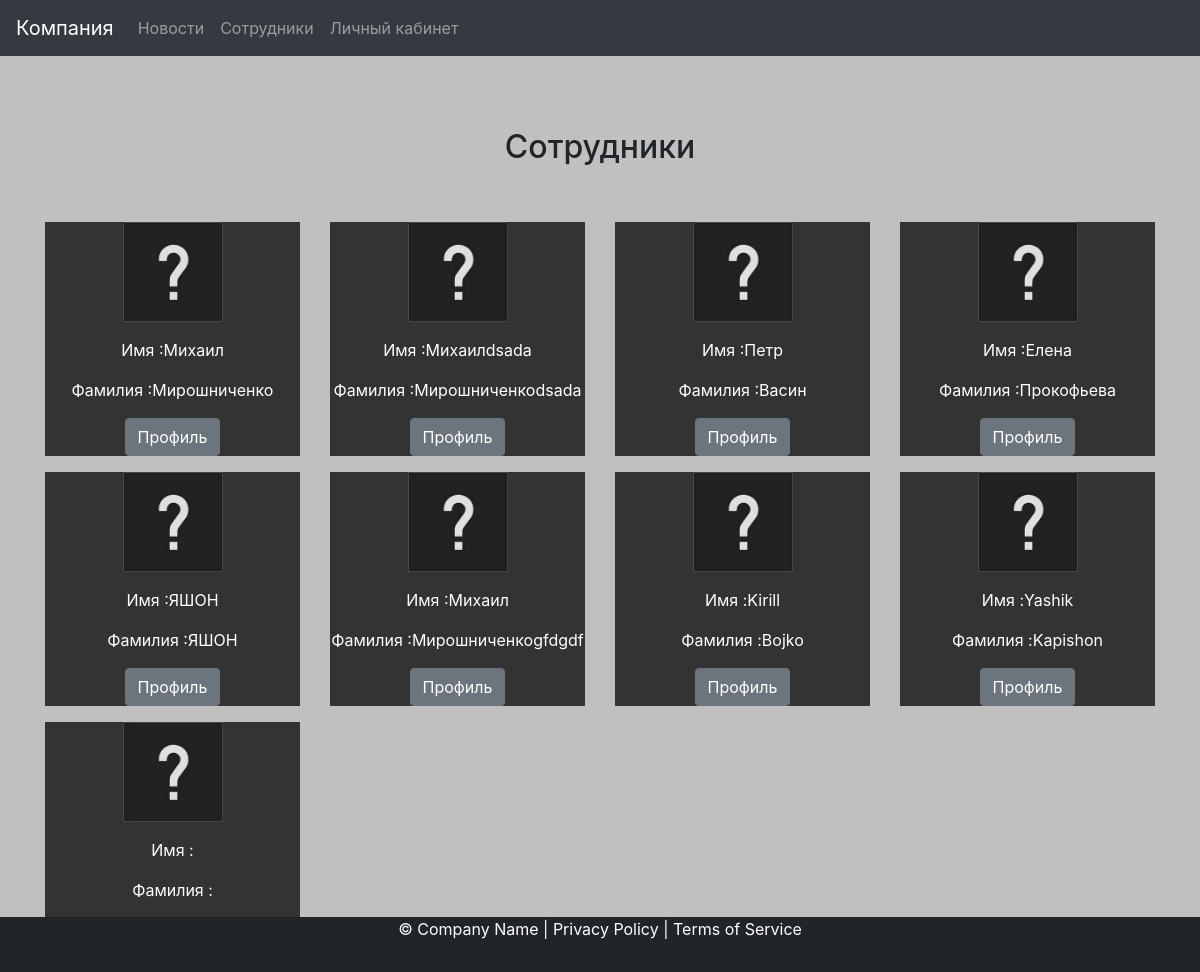
The app's page /workers/ (signed in) with its own data.
### workers_list/models.py (models this page shows, shortened)
class Workers(models.Model):
    user = models.OneToOneField(User, on_delete=models.CASCADE, verbose_name='Логин')
    name = models.CharField(max_length=50, verbose_name='Имя')
    surname = models.CharField(max_length=50, verbose_name='Фамилия')
    email = models.EmailField()
    image = models.ImageField(default='workers_list/photos/default_user.jpg', upload_to='workers_list/photos',
                              verbose_name='Фото сотрудника', null=False)
    class Meta:
        verbose_name = 'Сотрудник'
        verbose_name_plural = 'Сотрудники'

### workers_list/views.py (the view)
# urls.py: path('', all_workers, name='workers'),
@login_required(login_url='/login')
def all_workers(request):
    workers = Workers.objects.all()
    return render(request, 'workers_list.html', {'work': workers})

### workers_list/templates/workers_list.html
{% extends 'base.html' %}
{% load static %}
{% block work %}
<h2 class="text-head">
    Сотрудники
</h2>
<br>
<br>
<div class="container ">
    <div class="row ">
        {% for i in work%}
        <div class="col-md-3">
            <div class="panel panel-default ">
                <div class="panel-body">
                    <p><img src="{{ MEDIA_URL }}{{i.image}} "width="100" height="100"></p>
                    <p>Имя :{{i.name}}</p>
                    <p>Фамилия :{{i.surname}}</p>
                    <p>
                        <a href="{% url 'id' i.user_id %}">
                            <button type="button" class="btn btn-secondary">Профиль</button>
                        </a>
                    </p>
                </div>
            </div>
        </div>
        {%endfor%}
    </div>
</div>
{% endblock %}

### static/style.css (style rules this page uses)
body { background-color:#c0c0c0; height: 100%; }
.footer , p { color: white; text-align: center; }
.text-head { text-align:center; text-color:red; }
.panel-body { background-color:#333333 ; }

### records on screen
Workers: image (placeholder picture), name "Михаил", surname "Мирошниченко"
Workers: image (placeholder picture), name "Михаилdsada", surname "Мирошниченкоdsada"
Workers: image (placeholder picture), name "Петр", surname "Васин"
Workers: image (placeholder picture), name "Елена", surname "Прокофьева"
Workers: image (placeholder picture), name "ЯШОН", surname "ЯШОН"
Workers: image (placeholder picture), name "Михаил", surname "Мирошниченкоgfdgdf"
Workers: image (placeholder picture), name "Kirill", surname "Bojko"
Workers: image (placeholder picture), name "Yashik", surname "Kapishon"
Workers: image (placeholder picture)
